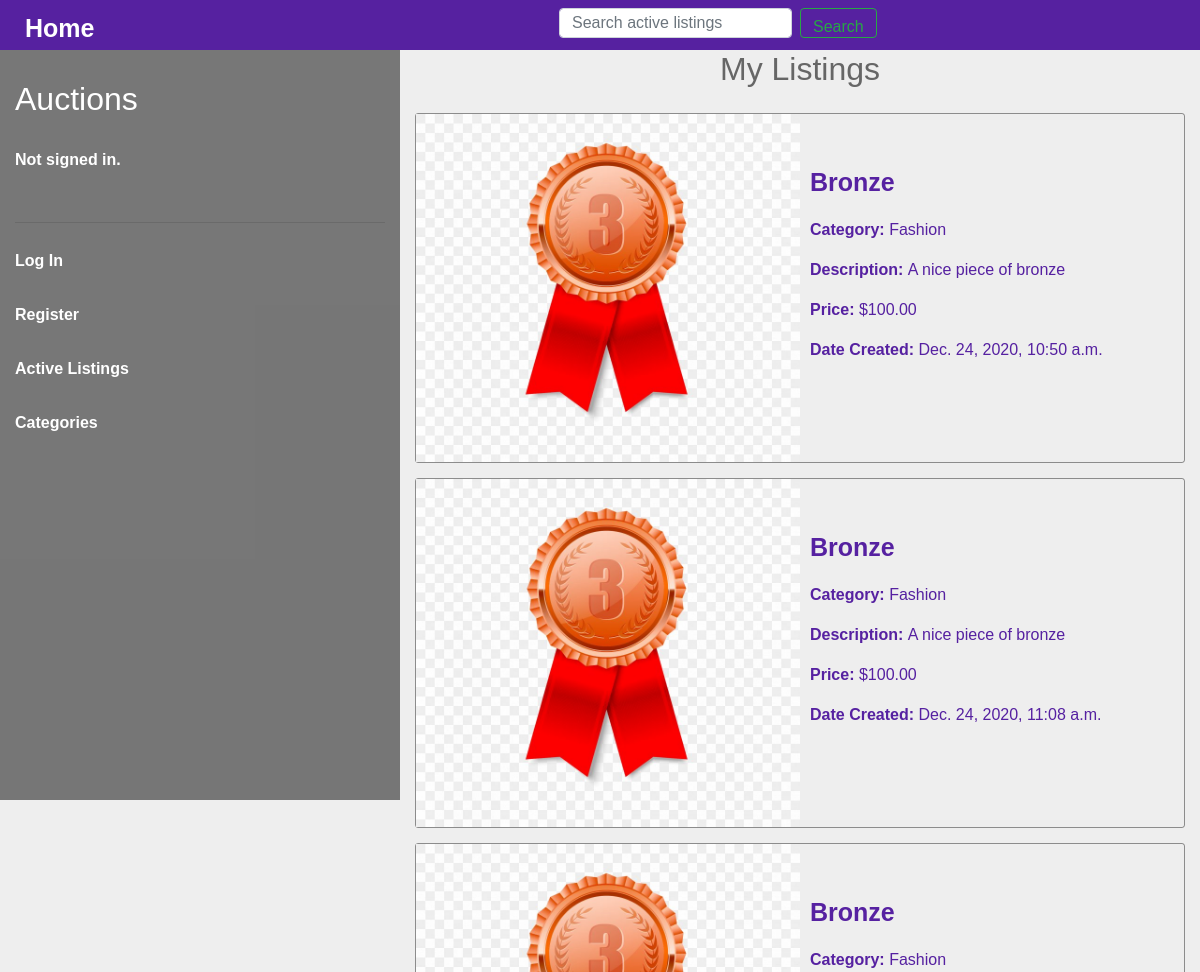
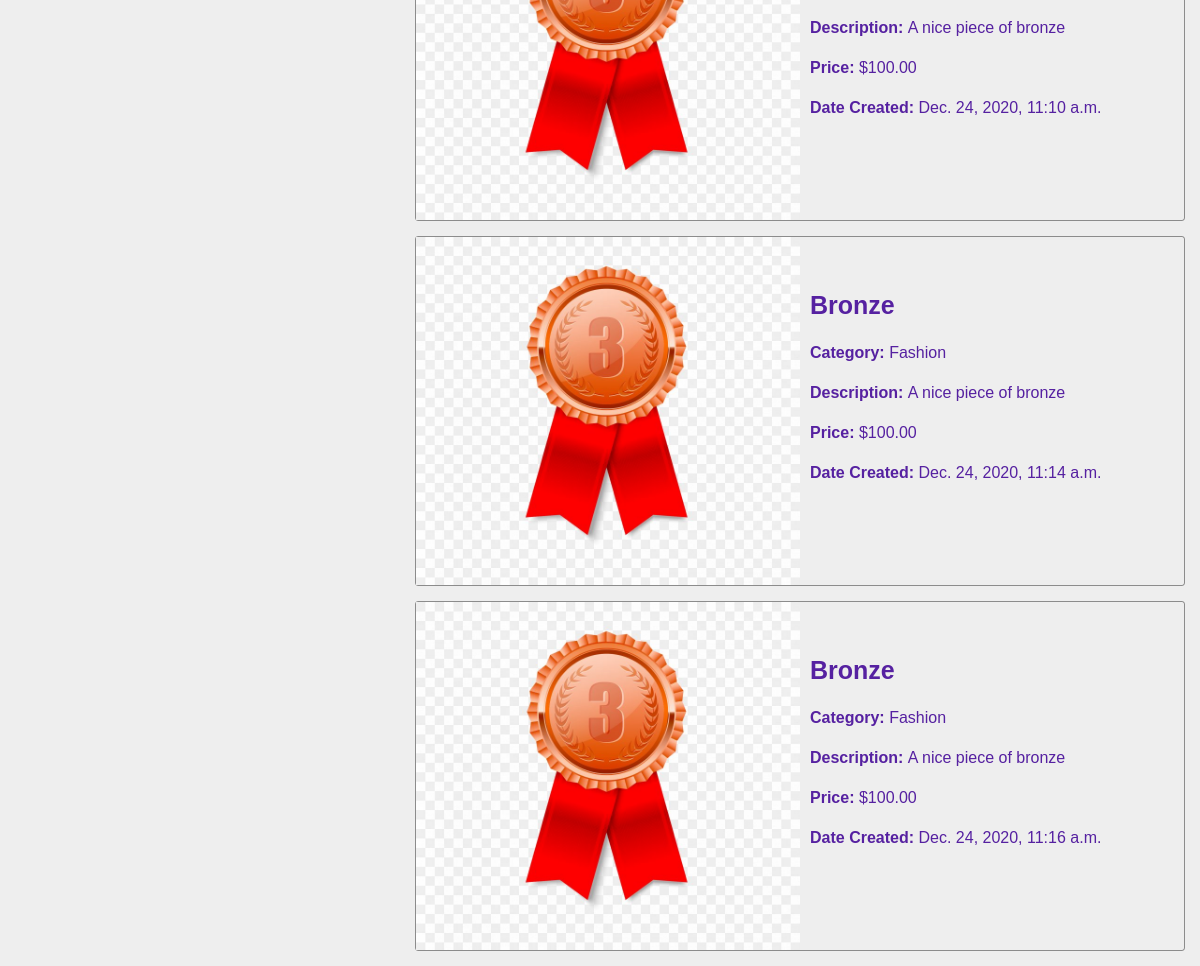
The page /user-listings/2 on the database its author committed (2 pictures, top to bottom).
### auctions/models.py (models this page shows, shortened)
class AuctionListing(models.Model):
    name = models.TextField()
    description = models.TextField()
    category = models.CharField(max_length=64)
    price = models.DecimalField(max_digits=64, decimal_places=2)
    last_updated = models.DateTimeField(auto_now=True, auto_now_add=False)
    time_auctioned = models.DateTimeField(auto_now=False, auto_now_add=True)
    image = models.ImageField(upload_to="listing-image/", blank=True, null=True)
    user = models.ForeignKey(User, on_delete=models.CASCADE, related_name="auctioned_items")

### auctions/views.py (the view)
# urls.py: path("user-listings/<int:id>", views.user_listings, name="user_listings"),
def user_listings(request, id):
    return render(request, "auctions/user-listings.html", {
        "listings": AuctionListing.objects.filter(user_id=id)
    })

### auctions/templates/auctions/user-listings.html (shortened to what this page needs)
{% extends "auctions/main-layout.html" %}
{% load static %}
{% block body %}
    <div class="container-fluid main-body-container">
        <div class="row">
            <div class="col-12 col-md-4 menu">
                {% include "auctions/sub-layout.html" %}
            </div>
            <div class="col-12 col-md-8 listings">
                <h2 id="active-listings">My Listings</h2>
                {% for listing in listings %}
                    <div class="listing">
                        <a href="{% url 'listing' listing.id %}">
                            {% if listing.image %}
                                <div class="image-container"><img class="image" src="{{ listing.image.url }}" alt="Image of product"></div>
                            {% else %}
                                <div class="image-container"><img class="image" src="" alt="Image of product"></div>
                            {% endif %}
                            <div class="info-container">
                                <p class="info info-top"><strong>{{ listing.name }}</strong></p>
                                <p class="info"><strong>Category: </strong>{{ listing.category }}</p>
                                <p class="info"><strong>Description: </strong>{{ listing.description }}</p>
                                <p class="info"><strong>Price: </strong>${{ listing.price }}</p>
                                <p class="info"><strong>Date Created: </strong>{{ listing.time_auctioned }}</p>
                            </div>
                        </a>
                    </div>
                {% empty %}
                    <h3>There are no active listings</h3>
                {% endfor %}
            </div>
        </div>
    </div>
{% endblock %}

### auctions/static/auctions/styles.css (style rules this page uses)
.menu { background-color: rgba(0, 0, 0, 0.5); position: fixed; height: calc(100vh - 50px); }
.main-body-container { position: relative; top: 50px; }
.listings { position: absolute; text-align: center; left: 33.333333%; z-index: -1; }
.listing { border: 1px solid rgba(0, 0, 0, 0.411); height: 350px; margin-bottom: 15px; border-radius: 3px; }
#active-listings { margin-bottom: 25px; }
.image-container { width: 50%; height: 100%; float: left; }
.info-container { width: 50%; height: 100%; float: left; }
.info { width: 100%; text-align: left; padding-left: 10px; color: #440997e5; }
.info-top { margin-top: 50px; font-size: 25px; }
.image { width: 100%; height: 100%; }
body { font-family: 'Poppins', sans-serif; font-size: 16px; background: #eee; color:#666; }

### rows shown on the page
AuctionListing: image (picture), name "Bronze", category "Fashion", description "A nice piece of bronze", price "100.00", time_auctioned "Dec. 24, 2020, 10:50 a.m."
AuctionListing: image (picture), name "Bronze", category "Fashion", description "A nice piece of bronze", price "100.00", time_auctioned "Dec. 24, 2020, 11:08 a.m."
AuctionListing: image (picture), name "Bronze", category "Fashion", description "A nice piece of bronze", price "100.00", time_auctioned "Dec. 24, 2020, 11:10 a.m."
AuctionListing: image (picture), name "Bronze", category "Fashion", description "A nice piece of bronze", price "100.00", time_auctioned "Dec. 24, 2020, 11:14 a.m."
AuctionListing: image (picture), name "Bronze", category "Fashion", description "A nice piece of bronze", price "100.00", time_auctioned "Dec. 24, 2020, 11:16 a.m."
